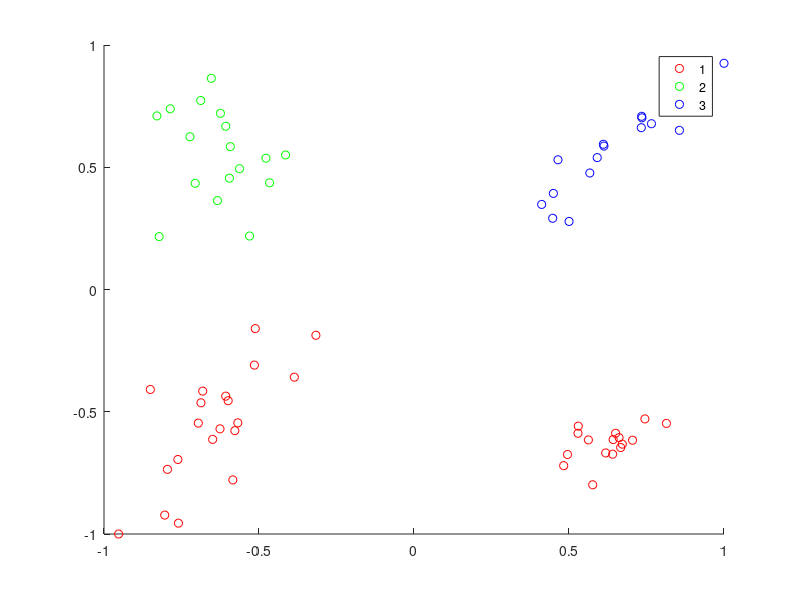

MATLAB code for this plot: (Note: this script raises an error after producing the figure.)
clc
clear
close all

%% load data set:
load('testdataX.mat');
testX = testX';;
testY = zeros(3, 100);
testY(1, find(testX(1,:) < 0 & testX(2,:) < 0)) = 1;
testY(1, find(testX(1,:) > 0 & testX(2,:) < 0)) = 1;
testY(2, find(testX(1,:) < 0 & testX(2,:) > 0)) = 1;
testY(3, find(testX(1,:) > 0 & testX(2,:) > 0)) = 1;
%% plot data:
figure()
[~, label] = max(testY);
gscatter(testX(1,1:70), testX(2,1:70), label(:,1:70), 'rgb');

%% initiate the network:
W = randn(3,2);
b = randn(3,1);
%% train W and b on "trainX" and "trainY" data
%------- write your code here:---------%

%%  predict output:
y = zeros(3, 31);
for i = 1:30
    y(:,i)  = hardlim( W*(testX(:,70+i)) + b);
end
%% Evaluate by Confusion matrix:
[~, P] = max(y);
confusionmat(label(70:end), P)

%% plot output:
figure()
plotpv(testX(:,70:end), testY(1,70:end), [-1, 1, -1, 1])
hold on
gscatter(testX(1,70:end), testX(2,70:end), P, 'rgb');
title('predicted')
plotpc(W(1,:), b(1))
plotpc(W(2,:), b(2))
plotpc(W(3,:), b(3))